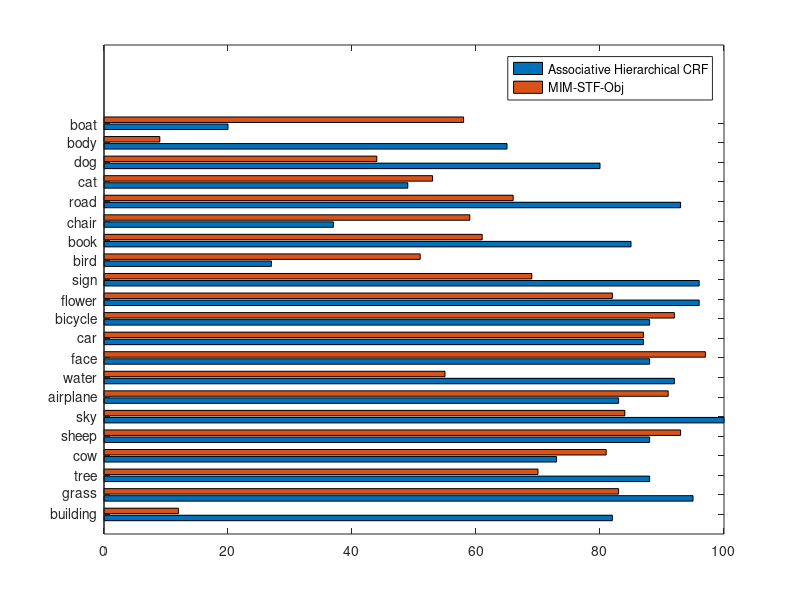

Recreate this plot in MATLAB.
D_MIM = [12 83 70 81 93 84 91 55 97 87 92 82 69 51 61 59 66 53 44 9 58];
D_Ladi = [82 95 88 73 88 100 83 92 88 87 88 96 96 27 85 37 93 49 80 65 20];

names ={'building',
'grass',
'tree',
'cow',
'sheep',
'sky',
'airplane',
'water',
'face',
'car',
'bicycle',
'flower',
'sign',
'bird',
'book',
'chair',
'road',
'cat',
'dog',
'body',
'boat'};

d = [D_Ladi' D_MIM'];
barh(d);
set(gca, 'ytick', 1:21, 'yTicklabel', names')

legend('Associative Hierarchical CRF', 'MIM-STF-Obj');